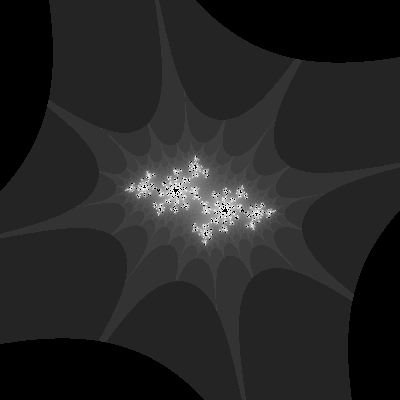
Frame 1 (no input)
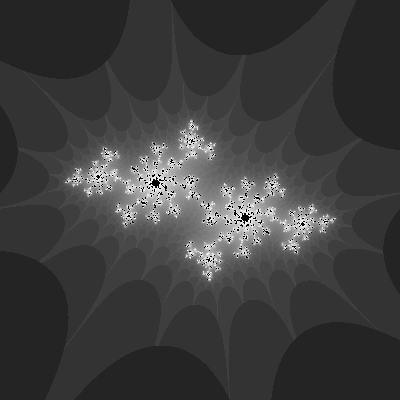
Frame 60 (no input)
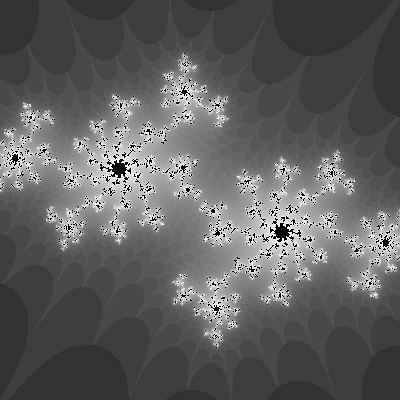
Frame 120 (the mouse pressed at the canvas centre since frame 60)

The p5.js sketch that drew these frames (run headless with seeded random() and noise() and a simulated clock; from frame 60 on, the mouse is pressed at the canvas centre):

// p5.js sketch
// ── sketch.js
var maxval = 4;

function setup(){
  createCanvas(400, 400);
  pixelDensity(1);
}

function draw(){
  var maxiterations = 50;
  maxval /= 1.01;
  loadPixels();
  for(var x=0;x<width;x++){
    for(var y=0;y<width;y++){
      var a = map(x, 0, width, -maxval, maxval);
      var b = map(y, 0, height, -maxval, maxval);

      var ca = a;
      var cb = b;

      var z = 0;

      for(var n=0;n<maxiterations;n++){
        var aa = a*a-b*b;
        var bb = 2*a*b;
        a = aa-0.70176;
        b = bb-0.3842;
        if(abs(a+b)>16){
          break;
        }
      }

      var bright = map(n, 0, maxiterations, 0, 1);
      bright = map(sqrt(bright), 0, 1, 0, 255);
      if(n==maxiterations){
        bright = 0;
      }

      var index = (x+y*width)*4;
      pixels[index+0] = bright;
      pixels[index+1] = bright;
      pixels[index+2] = bright;
      pixels[index+3] = 255;
    }
  }
  updatePixels();
}
